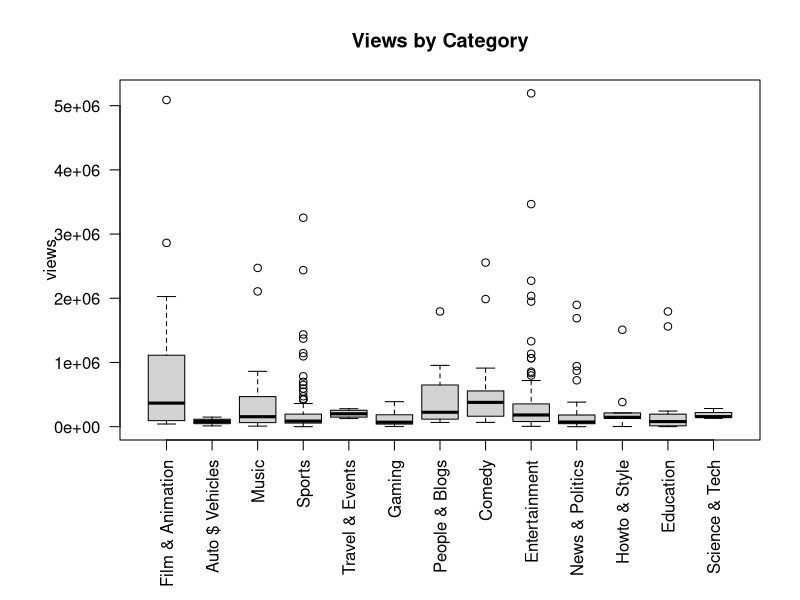
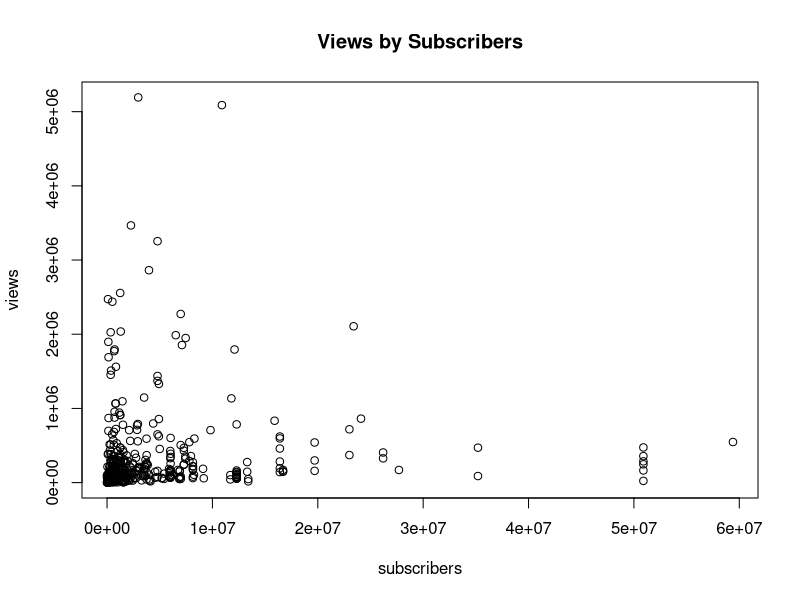
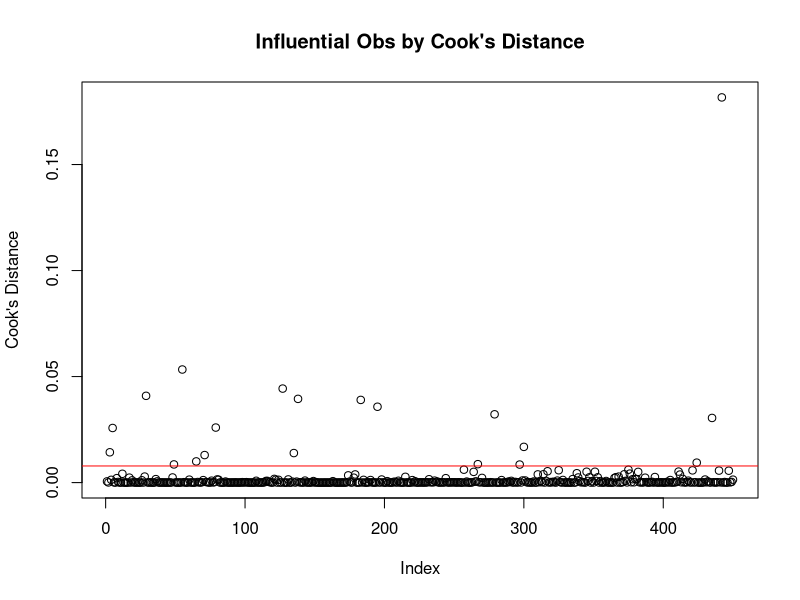

Generate these figures, in order, with R:
# ModelFitting.R
#
# Niti Wattanasirichaigoon
# Visualizes data, remove outliers
# Fits linear model: Views ~ subscriber count + category + duration
# Model evaluation, interpretation
# Get final model though 10 fold cross-validation

library(caret)
library(glmnet)

# import data
mydata <- read.csv("video_data.csv", header = F)
colnames(mydata) <- c("vid_id", "channel_id", "subscribers", "pub_date", "cat_id", "dur", "views")
categories <- c("Film & Animation", "Auto $ Vehicles", "Music", "Sports", "Travel & Events", "Gaming", "People & Blogs", "Comedy", "Entertainment", "News & Politics", "Howto & Style", "Education", "Science & Tech")

# data visualization
par(las=2, mar=c(8,6,4,2))
boxplot(views ~ cat_id, data = mydata, main = "Views by Category", srt=90, xaxt="n", xlab="")
axis(1, at=1:length(categories), labels = categories, srt=90)
dev.off()
plot(views ~ subscribers, data = mydata, main = "Views by Subscribers")

## Remove outliers by cook's distance
# view outliers and threshhold line
mod <- lm(views ~ subscribers + factor(cat_id) + dur, data = mydata)
cdist <- cooks.distance(mod)
plot(cdist, main="Influential Obs by Cook's Distance", ylab = "Cook's Distance")
abline(h = 4*mean(cdist), col='red')
# remove outliers from data
influential <- as.numeric(names(cdist)[(cdist > 4*mean(cdist))])
vid_data <- mydata[-influential,]

# train linear model
trainIndex <- createDataPartition(vid_data$views, p=0.8, list = F)
training <- vid_data[trainIndex,]
testing <- vid_data[-trainIndex,]
MLR <- lm(views ~ subscribers + factor(cat_id) + dur, data = training)
# predict values
train.pred <- predict(MLR, newdata = training)
test.pred <- predict(MLR, newdata = testing)
trainRMSE <- sqrt(mean((train.pred-training$views)^2))
testRMSE <- sqrt(mean((test.pred-testing$views)^2))

# 10 fold cross-validation
ctrl <- trainControl(method = "repeatedcv", number = 10,  repeats = 10)
cvfit <- train(views ~ subscribers + factor(cat_id) + dur, data = vid_data, method = 'lm', trControl = ctrl)
summary(cvfit)
summary(cvfit$results)
